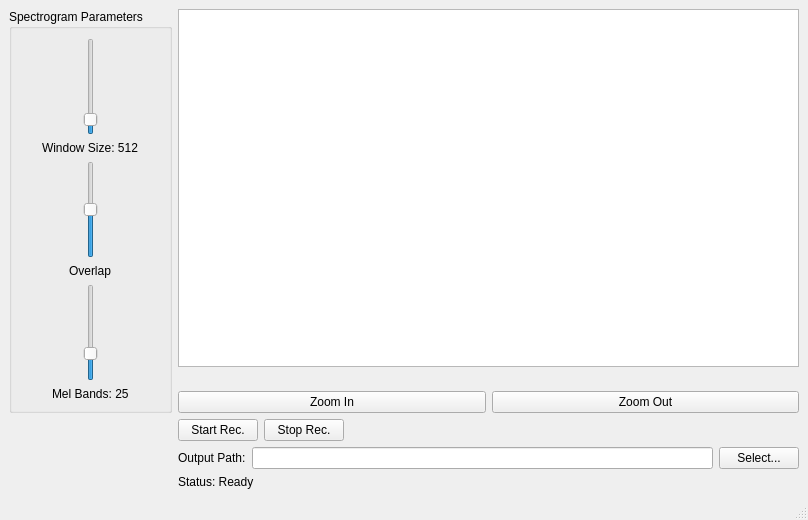
<?xml version="1.0" encoding="UTF-8"?>
<ui version="4.0">
 <class>MainWindow</class>
 <widget class="QMainWindow" name="MainWindow">
  <property name="geometry">
   <rect>
    <x>0</x>
    <y>0</y>
    <width>808</width>
    <height>520</height>
   </rect>
  </property>
  <property name="windowTitle">
   <string>EchoGrapher</string>
  </property>
  <widget class="QWidget" name="centralwidget">
   <layout class="QGridLayout" name="gridLayoutMain">
    <item row="0" column="0" rowspan="5" alignment="Qt::AlignHCenter">
     <widget class="QGroupBox" name="groupBoxParameters">
      <property name="title">
       <string>Spectrogram Parameters</string>
      </property>
      <layout class="QVBoxLayout" name="verticalLayoutParameters">
       <item alignment="Qt::AlignHCenter">
        <widget class="QSlider" name="windowSizeslider">
         <property name="minimum">
          <number>460</number>
         </property>
         <property name="maximum">
          <number>1024</number>
         </property>
         <property name="singleStep">
          <number>1</number>
         </property>
         <property name="pageStep">
          <number>1</number>
         </property>
         <property name="value">
          <number>512</number>
         </property>
         <property name="orientation">
          <enum>Qt::Vertical</enum>
         </property>
        </widget>
       </item>
       <item alignment="Qt::AlignHCenter">
        <widget class="QLabel" name="windowSlabel">
         <property name="text">
          <string>Window Size: 512</string>
         </property>
        </widget>
       </item>
       <item alignment="Qt::AlignHCenter">
        <widget class="QSlider" name="overlapSlider">
         <property name="minimum">
          <number>50</number>
         </property>
         <property name="maximum">
          <number>150</number>
         </property>
         <property name="pageStep">
          <number>1</number>
         </property>
         <property name="value">
          <number>100</number>
         </property>
         <property name="tracking">
          <bool>true</bool>
         </property>
         <property name="orientation">
          <enum>Qt::Vertical</enum>
         </property>
        </widget>
       </item>
       <item alignment="Qt::AlignHCenter">
        <widget class="QLabel" name="overlapLabel">
         <property name="text">
          <string>Overlap</string>
         </property>
        </widget>
       </item>
       <item alignment="Qt::AlignHCenter">
        <widget class="QSlider" name="melBandSlider">
         <property name="minimum">
          <number>20</number>
         </property>
         <property name="maximum">
          <number>40</number>
         </property>
         <property name="singleStep">
          <number>1</number>
         </property>
         <property name="pageStep">
          <number>1</number>
         </property>
         <property name="value">
          <number>25</number>
         </property>
         <property name="orientation">
          <enum>Qt::Vertical</enum>
         </property>
        </widget>
       </item>
       <item alignment="Qt::AlignHCenter">
        <widget class="QLabel" name="melBandFLabel">
         <property name="text">
          <string>Mel Bands: 25</string>
         </property>
        </widget>
       </item>
      </layout>
     </widget>
    </item>
    <item row="0" column="1">
     <widget class="QGraphicsView" name="graphicsView">
      <property name="sizePolicy">
       <sizepolicy hsizetype="Expanding" vsizetype="Expanding">
        <horstretch>0</horstretch>
        <verstretch>0</verstretch>
       </sizepolicy>
      </property>
     </widget>
    </item>
    <item row="4" column="1">
     <layout class="QHBoxLayout" name="horizontalLayoutButtons">
      <item>
       <widget class="QPushButton" name="zoomInButton">
        <property name="text">
         <string>Zoom In</string>
        </property>
       </widget>
      </item>
      <item>
       <widget class="QPushButton" name="zoomOutButton">
        <property name="text">
         <string>Zoom Out</string>
        </property>
       </widget>
      </item>
     </layout>
    </item>
    <item row="5" column="1">
     <layout class="QHBoxLayout" name="horizontalLayoutButtons">
      <item>
       <widget class="QPushButton" name="startButton">
        <property name="text">
         <string>Start Rec.</string>
        </property>
       </widget>
      </item>
      <item>
       <widget class="QPushButton" name="stopButton">
        <property name="text">
         <string>Stop Rec.</string>
        </property>
       </widget>
      </item>
      <item>
       <spacer name="horizontalSpacerButtons">
        <property name="orientation">
         <enum>Qt::Horizontal</enum>
        </property>
        <property name="sizeType">
         <enum>QSizePolicy::Expanding</enum>
        </property>
        <property name="sizeHint" stdset="0">
         <size>
          <width>0</width>
          <height>0</height>
         </size>
        </property>
       </spacer>
      </item>
     </layout>
    </item>
    <item row="6" column="1">
     <layout class="QVBoxLayout" name="verticalLayoutStatus">
      <item>
       <layout class="QHBoxLayout" name="horizontalLayoutFilepath">
        <item>
         <widget class="QLabel" name="outputPathLabel">
          <property name="text">
           <string>Output Path:</string>
          </property>
         </widget>
        </item>
        <item>
         <widget class="QLineEdit" name="outputPathLineEdit"/>
        </item>
        <item>
         <widget class="QPushButton" name="selectOutputPathButton">
          <property name="text">
           <string>Select...</string>
          </property>
         </widget>
        </item>
       </layout>
      </item>
      <item>
       <widget class="QLabel" name="labelStatus">
        <property name="text">
         <string>Status: Ready</string>
        </property>
       </widget>
      </item>
     </layout>
    </item>
   </layout>
  </widget>
  <widget class="QMenuBar" name="menubar">
   <property name="geometry">
    <rect>
     <x>0</x>
     <y>0</y>
     <width>808</width>
     <height>22</height>
    </rect>
   </property>
  </widget>
  <widget class="QStatusBar" name="statusbar"/>
 </widget>
 <resources/>
 <connections/>
</ui>
